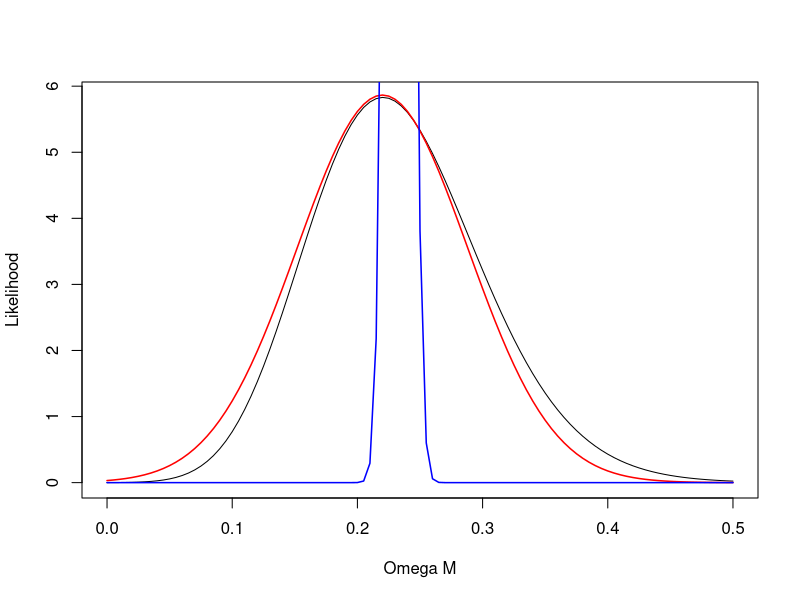

This figure's R source:
#tableform
#SN    redshift    distancmodulus    sigma
sndata <- read.table("supernovae.csv", header = TRUE, sep = ",")

subset <- seq(1, 580, by = 15)
Nsubset <- length(subset)
sndata <- sndata[subset, ]

H <- function(z, OmegaM, OmegaL) {
    return(sqrt(OmegaM * (1 + z)^3 + OmegaL))
}

ComovingDist <- function(z, OmegaM, OmegaL) {
    integrand <- function(zz) {
        1/H(zz, OmegaM, OmegaL)
    }
    return(integrate(integrand, 0, z)$value)
}

LuminosityDist <- function(z, OmegaM, OmegaL) {
    dC <- ComovingDist(z, OmegaM, OmegaL)
    return((1 + z) * dC)
}

mu <- function(z, OmegaM, OmegaL) {
    return(5 * log10(LuminosityDist(z, OmegaM, OmegaL)))
}

S <- function(n, OmegaM, OmegaL) {
    mui <- sapply(sndata$redshift, function(z)mu(z, OmegaM, OmegaL))
    y <- mui - sndata$distancemodulus

    return(sum(y^n / sndata$sigma^2))
    #return(sum((mu(sndata$redshift, OmegaM, OmegaL) - sndata$distancemodulus)^n / sndata$sigma^2))
}

logLikelihood <- function(theta) {
    OmegaM <- theta[1]
    OmegaL <- theta[2]
    return(-1/2 * (S(2, OmegaM, OmegaL) - S(1, OmegaM, OmegaL)^2 / S(0, OmegaM, OmegaL)))
}

#flat universe
logLflat <- function(Om) {
    logLikelihood(c(Om, 1 - Om))
}

#step in omega m steping from 0 to 0.5
dxvect <- 0.005
xvect <- seq(0, .5, by = dxvect) #definition omega m vector

#computation of the tru log likelihood for vector omega m
yvect <- sapply(xvect, logLflat)

#exterminate max position of the log logLikelihood
maxPos <- which.max(yvect)
OmBF <- xvect[maxPos] #omega m best fit

#relative likelihood vector
yvecDif <- yvect - yvect[maxPos]

#true likelihood
LikD <- exp(yvecDif)

#normalization factor of likelihood (integrate over omega m)
normL <- dxvect * sum(LikD)
meanL <- dxvect * sum(xvect * LikD) / normL
print(meanL)

varL <- dxvect * sum((xvect - meanL)^2 * LikD) / normL
sigmaL <- varL * 1.5

png('figure.png')
plot(xvect, LikD / normL, xlab = "Omega M", ylab = "Likelihood", type = "l")

#fisher matrix
library(numDeriv)
Fisher <- -hessian(logLflat, OmBF) #equation 8
#likelihood predicted by fisher matrix
lines(xvect, dnorm(xvect, mean = OmBF, sd = Fisher^-.5), type = "l", lwd = 1.5, col = "red")
#gaussian likelihood using the statistic of true likelihood
lines(xvect, dnorm(xvect, mean = meanL, sd = sigmaL), type = "l", lwd = 1.5, col = "blue")

print(sigmaL)
print(Fisher^-.5)
